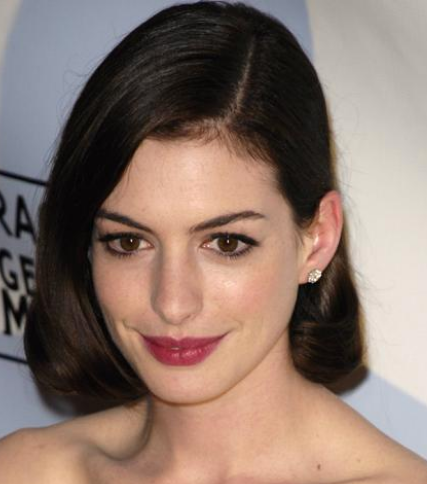
#> input picture lesson_013/rostros/woman1.png, 427 x 484 px
$ python rostros.py
#> lines starting #> are read from the running program, lines starting #| are printed output that depends on the picture; after the words box and inside, x2 and y2 are one past the last pixel; in counts of white or black regions, pixels touching at a corner belong together
"""
@author Ing. Noe Vásquez
"""

# Import packages

# System
import sys

# OpenCV
import cv2

#Structures
import numpy as np

def working():
    '''
    This funtion detect faces
    '''

    face_cascade = cv2.CascadeClassifier('files/haarcascade_frontalface_default.xml')
    eye_cascade = cv2.CascadeClassifier('files/haarcascade_eye.xml')

    frame = cv2.imread('woman1.png')
#> frame is the input picture: shape (484, 427, 3); mean B, G, R 107.3, 117.2, 137.6
    gray = cv2.cvtColor(frame,cv2.COLOR_BGR2GRAY)
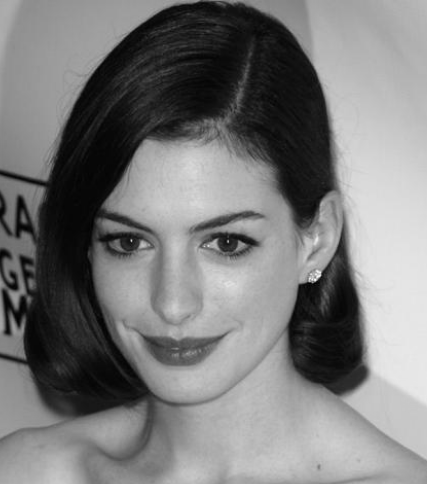
#> gray: shape (484, 427); min 1, max 248, mean 122.2

    faces = face_cascade.detectMultiScale( gray,1.1,5 )
#> faces = [[57, 152, 245, 245]]

    for (x,y,w,h) in faces:

        frame = cv2.rectangle(frame,(x,y),(x+w,y+h),(255,0,0),10)

        roi_gray = gray[y:y+h,x:x+w]
        roi_color = frame[y:y+h,x:x+w]

        eyes = eye_cascade.detectMultiScale(roi_gray)

        for (ex,ey,ew,eh) in eyes:
            cv2.rectangle(roi_color,(ex,ey),(ex+ew,ey+eh),(0,0,255),10)
#> this loop made 1 pass
#> (x, y, w, h, eyes) on pass 1: (57, 152, 245, 245, [[41, 64, 54, 54], [138, 62, 59, 59]])
#> pass 1, in working, `frame = cv2.rectangle(frame,(x,y),(x+w,y+h),(255,0,0),10)`:
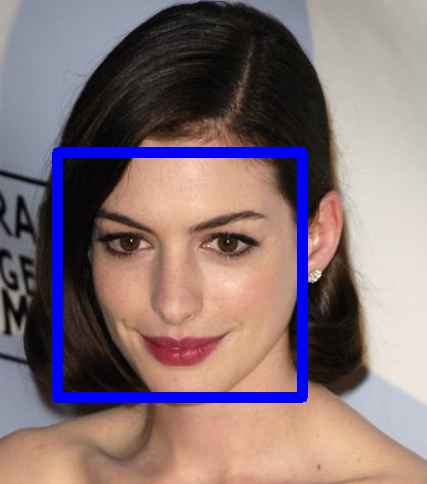
#> frame: shape (484, 427, 3); 5.2% of pixels changed, all inside (x1, y1, x2, y2) = (52, 147, 308, 403)
#> pass 1, in working, `roi_gray = gray[y:y+h,x:x+w]`:
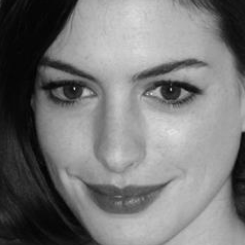
#> roi_gray: shape (245, 245); min 2, max 226, mean 118.7
#> pass 1, in working, `roi_color = frame[y:y+h,x:x+w]`:
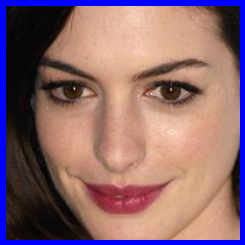
#> roi_color: shape (245, 245, 3); mean B, G, R 110, 103.8, 138.7
#> after the loop:
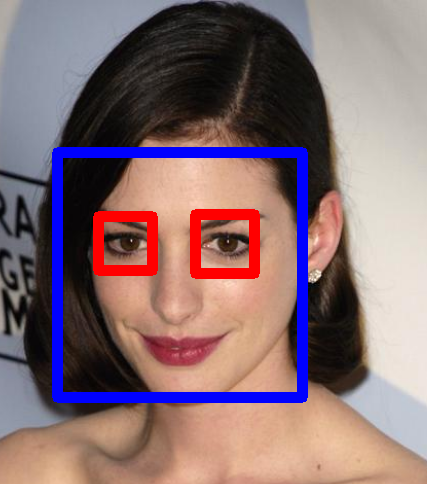
#> frame: shape (484, 427, 3); 2.37% of pixels changed, all inside (x1, y1, x2, y2) = (93, 209, 260, 279)
#> after the loop:
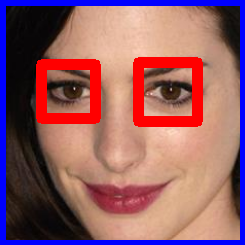
#> roi_color: shape (245, 245, 3); 8.15% of pixels changed, all inside (x1, y1, x2, y2) = (36, 57, 203, 127)

    while True:
        #Display RGB image
        cv2.imshow("Woman",frame)

        #Display Gray image
        cv2.imshow("Gray Woman",gray)

        #Quit program when 'esc' key input
        k = cv2.waitKey(0) & 0xFF
#> (key Esc is pressed here)
        if k == 27:
            break
        cv2.destroAllWindows()

def main():
    '''
    This function init
    '''
    working()

if __name__ == "__main__":
    '''
    Function init
    '''
    main()

$ run again, with lesson_013/rostros/chicas.png copied over lesson_013/rostros/woman1.png
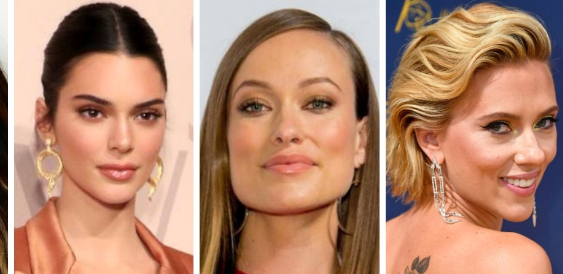
#> input picture lesson_013/rostros/chicas.png, 563 x 274 px
#> in working, frame is the input picture: shape (274, 563, 3); mean B, G, R 112.2, 136.1, 181
#> in working, `gray = cv2.cvtColor(frame,cv2.COLOR_BGR2GRAY)`:
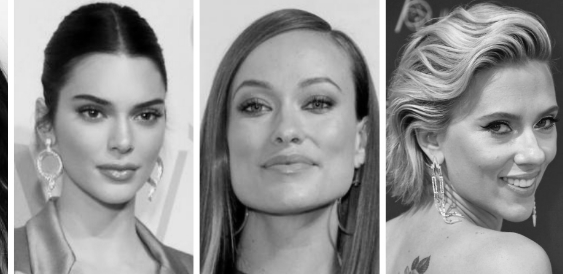
#> gray: shape (274, 563); min 0, max 255, mean 146.8
#> faces = [[46, 58, 145, 145], [205, 40, 169, 169]]
#> the loop in working, `for (x,y,w,h) in faces: ` made 2 passes
#> (x, y, w, h, eyes) on pass 1: (46, 58, 145, 145, [[27, 36, 36, 36], [84, 40, 34, 34]])
#> after the loop in working, `for (x,y,w,h) in faces:`:
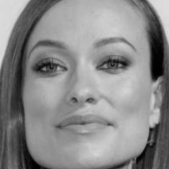
#> roi_gray: shape (169, 169); min 0, max 222, mean 137.8
